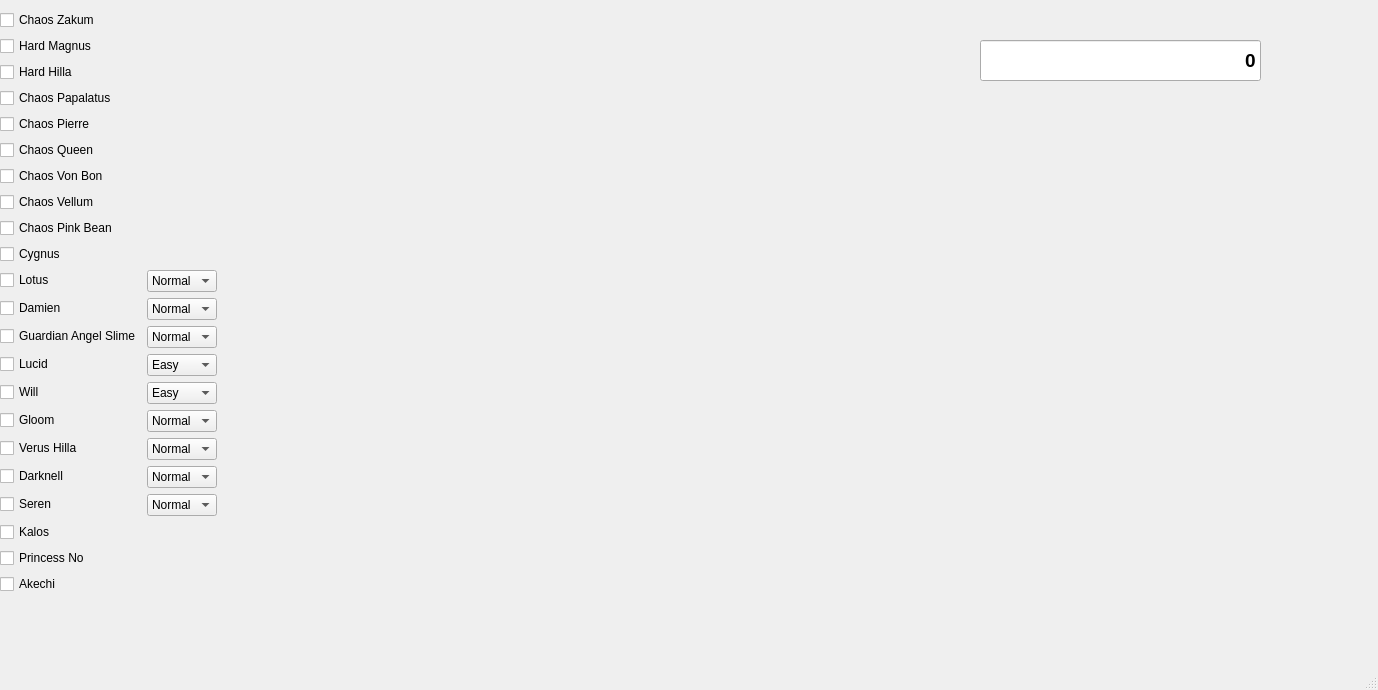
<?xml version="1.0" encoding="UTF-8"?>
<ui version="4.0">
 <class>MapleHelper</class>
 <widget class="QMainWindow" name="MapleHelper">
  <property name="geometry">
   <rect>
    <x>0</x>
    <y>0</y>
    <width>1378</width>
    <height>690</height>
   </rect>
  </property>
  <property name="windowTitle">
   <string>MapleHelper</string>
  </property>
  <widget class="QWidget" name="centralwidget">
   <widget class="QWidget" name="formLayoutWidget">
    <property name="geometry">
     <rect>
      <x>0</x>
      <y>10</y>
      <width>217</width>
      <height>598</height>
     </rect>
    </property>
    <layout class="QFormLayout" name="formLayout">
     <item row="0" column="0">
      <widget class="QCheckBox" name="zakumBox">
       <property name="text">
        <string>Chaos Zakum</string>
       </property>
      </widget>
     </item>
     <item row="1" column="0">
      <widget class="QCheckBox" name="magnusBox">
       <property name="text">
        <string>Hard Magnus</string>
       </property>
      </widget>
     </item>
     <item row="2" column="0">
      <widget class="QCheckBox" name="hillaBox">
       <property name="text">
        <string>Hard Hilla</string>
       </property>
      </widget>
     </item>
     <item row="3" column="0">
      <widget class="QCheckBox" name="papalatusBox">
       <property name="text">
        <string>Chaos Papalatus</string>
       </property>
      </widget>
     </item>
     <item row="4" column="0">
      <widget class="QCheckBox" name="pierreBox">
       <property name="text">
        <string>Chaos Pierre</string>
       </property>
      </widget>
     </item>
     <item row="5" column="0">
      <widget class="QCheckBox" name="queenBox">
       <property name="text">
        <string>Chaos Queen</string>
       </property>
      </widget>
     </item>
     <item row="7" column="0">
      <widget class="QCheckBox" name="vonbonBox">
       <property name="text">
        <string>Chaos Von Bon</string>
       </property>
      </widget>
     </item>
     <item row="8" column="0">
      <widget class="QCheckBox" name="vellumBox">
       <property name="text">
        <string>Chaos Vellum</string>
       </property>
      </widget>
     </item>
     <item row="9" column="0">
      <widget class="QCheckBox" name="pinkbeanBox">
       <property name="text">
        <string>Chaos Pink Bean</string>
       </property>
      </widget>
     </item>
     <item row="10" column="0">
      <widget class="QCheckBox" name="cygnusBox">
       <property name="text">
        <string>Cygnus</string>
       </property>
      </widget>
     </item>
     <item row="11" column="0">
      <widget class="QCheckBox" name="lotusBox">
       <property name="text">
        <string>Lotus</string>
       </property>
      </widget>
     </item>
     <item row="11" column="1">
      <widget class="QComboBox" name="lotusDifficultyBox">
       <property name="editable">
        <bool>false</bool>
       </property>
       <item>
        <property name="text">
         <string>Normal</string>
        </property>
       </item>
       <item>
        <property name="text">
         <string>Hard</string>
        </property>
       </item>
      </widget>
     </item>
     <item row="12" column="0">
      <widget class="QCheckBox" name="damienBox">
       <property name="text">
        <string>Damien</string>
       </property>
      </widget>
     </item>
     <item row="12" column="1">
      <widget class="QComboBox" name="damienDifficultyBox">
       <item>
        <property name="text">
         <string>Normal</string>
        </property>
       </item>
       <item>
        <property name="text">
         <string>Hard</string>
        </property>
       </item>
      </widget>
     </item>
     <item row="13" column="0">
      <widget class="QCheckBox" name="slimeBox">
       <property name="text">
        <string>Guardian Angel Slime</string>
       </property>
      </widget>
     </item>
     <item row="13" column="1">
      <widget class="QComboBox" name="slimeDifficultyBox">
       <item>
        <property name="text">
         <string>Normal</string>
        </property>
       </item>
       <item>
        <property name="text">
         <string>Chaos</string>
        </property>
       </item>
      </widget>
     </item>
     <item row="14" column="0">
      <widget class="QCheckBox" name="lucidBox">
       <property name="text">
        <string>Lucid</string>
       </property>
      </widget>
     </item>
     <item row="14" column="1">
      <widget class="QComboBox" name="lucidDifficultyBox">
       <item>
        <property name="text">
         <string>Easy</string>
        </property>
       </item>
       <item>
        <property name="text">
         <string>Normal</string>
        </property>
       </item>
       <item>
        <property name="text">
         <string>Hard</string>
        </property>
       </item>
      </widget>
     </item>
     <item row="16" column="0">
      <widget class="QCheckBox" name="willBox">
       <property name="text">
        <string>Will</string>
       </property>
      </widget>
     </item>
     <item row="16" column="1">
      <widget class="QComboBox" name="willDifficultyBox">
       <item>
        <property name="text">
         <string>Easy</string>
        </property>
       </item>
       <item>
        <property name="text">
         <string>Normal</string>
        </property>
       </item>
       <item>
        <property name="text">
         <string>Hard</string>
        </property>
       </item>
      </widget>
     </item>
     <item row="17" column="0">
      <widget class="QCheckBox" name="gloomBox">
       <property name="text">
        <string>Gloom</string>
       </property>
      </widget>
     </item>
     <item row="17" column="1">
      <widget class="QComboBox" name="gloomDifficultyBox">
       <item>
        <property name="text">
         <string>Normal</string>
        </property>
       </item>
       <item>
        <property name="text">
         <string>Chaos</string>
        </property>
       </item>
      </widget>
     </item>
     <item row="18" column="0">
      <widget class="QCheckBox" name="vhillaBox">
       <property name="text">
        <string>Verus Hilla</string>
       </property>
      </widget>
     </item>
     <item row="18" column="1">
      <widget class="QComboBox" name="vhillaDifficultyBox">
       <item>
        <property name="text">
         <string>Normal</string>
        </property>
       </item>
       <item>
        <property name="text">
         <string>Hard</string>
        </property>
       </item>
      </widget>
     </item>
     <item row="19" column="0">
      <widget class="QCheckBox" name="darknellBox">
       <property name="text">
        <string>Darknell</string>
       </property>
      </widget>
     </item>
     <item row="19" column="1">
      <widget class="QComboBox" name="darknellDifficultyBox">
       <item>
        <property name="text">
         <string>Normal</string>
        </property>
       </item>
       <item>
        <property name="text">
         <string>Hard</string>
        </property>
       </item>
      </widget>
     </item>
     <item row="20" column="0">
      <widget class="QCheckBox" name="serenBox">
       <property name="text">
        <string>Seren</string>
       </property>
      </widget>
     </item>
     <item row="20" column="1">
      <widget class="QComboBox" name="serenDifficultyBox">
       <item>
        <property name="text">
         <string>Normal</string>
        </property>
       </item>
       <item>
        <property name="text">
         <string>Hard</string>
        </property>
       </item>
      </widget>
     </item>
     <item row="21" column="0">
      <widget class="QCheckBox" name="kalosBox">
       <property name="text">
        <string>Kalos</string>
       </property>
      </widget>
     </item>
     <item row="22" column="0">
      <widget class="QCheckBox" name="pnoBox">
       <property name="text">
        <string>Princess No</string>
       </property>
      </widget>
     </item>
     <item row="23" column="0">
      <widget class="QCheckBox" name="akechiBox">
       <property name="text">
        <string>Akechi </string>
       </property>
      </widget>
     </item>
    </layout>
   </widget>
   <widget class="QLineEdit" name="mesoDisplay">
    <property name="geometry">
     <rect>
      <x>980</x>
      <y>40</y>
      <width>281</width>
      <height>41</height>
     </rect>
    </property>
    <property name="font">
     <font>
      <pointsize>14</pointsize>
      <bold>true</bold>
     </font>
    </property>
    <property name="layoutDirection">
     <enum>Qt::LeftToRight</enum>
    </property>
    <property name="text">
     <string>0</string>
    </property>
    <property name="alignment">
     <set>Qt::AlignRight|Qt::AlignTrailing|Qt::AlignVCenter</set>
    </property>
    <property name="readOnly">
     <bool>true</bool>
    </property>
    <property name="clearButtonEnabled">
     <bool>false</bool>
    </property>
   </widget>
  </widget>
  <widget class="QMenuBar" name="menubar">
   <property name="geometry">
    <rect>
     <x>0</x>
     <y>0</y>
     <width>1378</width>
     <height>22</height>
    </rect>
   </property>
  </widget>
  <widget class="QStatusBar" name="statusbar"/>
 </widget>
 <resources/>
 <connections/>
</ui>
